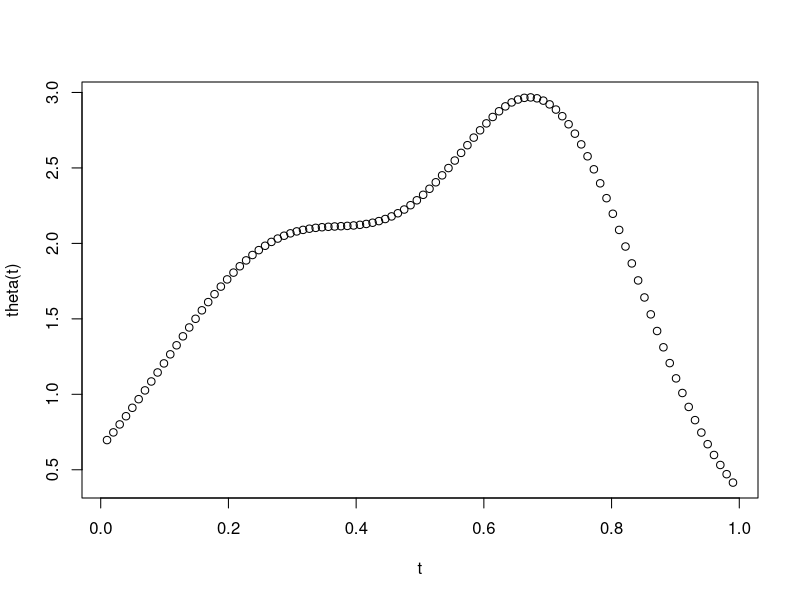
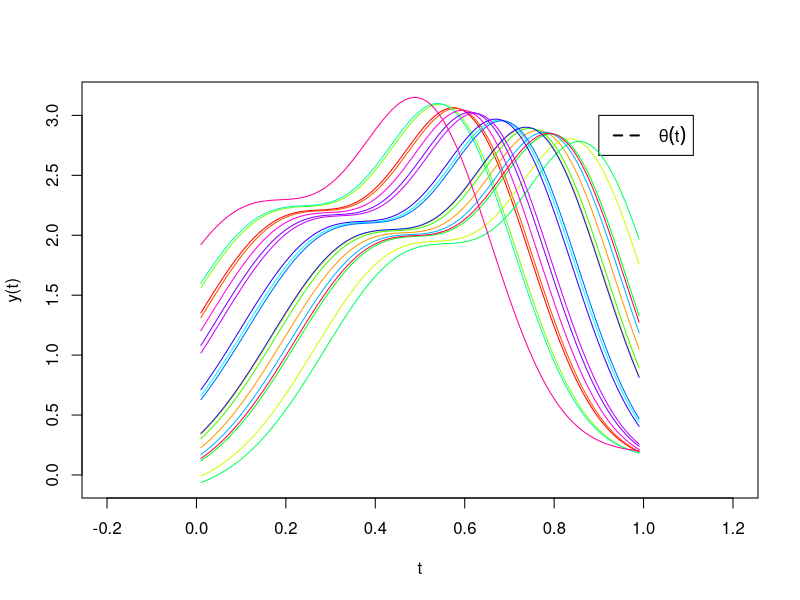
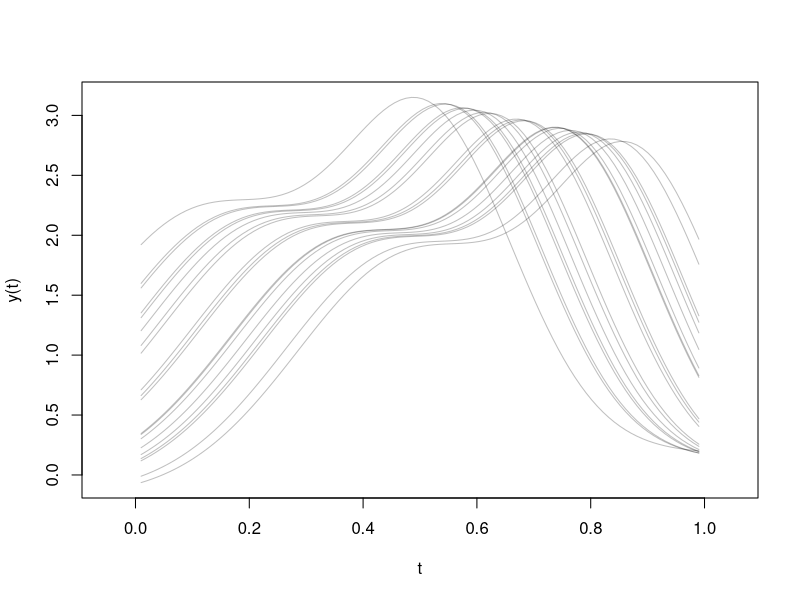

These figures' R source, in order: (Note: this script raises an error after producing the figures.)
# Number of curves
n <- 20
# number of observation points
m <- 100

# Argument values
t <- seq(0, 1, length = m+2)[2:(m+1)]

theta <- function(t) dnorm(t, mean = 0.3, sd = 0.2) + dnorm(t, mean = 0.7, sd = 0.15)

plot(t, theta(t))
w <- runif(n, min = -0.20, max = 0.20)
sigma <- 0.1
y <- lapply(w, function(w) {theta(t + w) + w})
t <- lapply(1:n, function(x) t)
plot(0, 0, xlim = c(-0.2, 1.2), ylim = range(y), type = "n",
     xlab = "t",
     ylab = "y(t)")
legend(0.9, 3, legend = expression(theta(t)), lty = 2, lwd = 2)
for (i in 1:n) lines(t[[i]], y[[i]], col = rainbow(n)[i])

y <- matrix(unlist(y), ncol = n, byrow=F)
plot(0, 0, xlim = c(-0.05, 1.05), ylim = range(y), type = "n",
     xlab = "t",
     ylab = "y(t)")
for (i in 1:n) lines(t[[i]], y[,i], col = rgb(0, 0, 0, 0.25))
lines(t, theta(t), lwd = 2, lty = 2)

t <- t[[1]]
landmark <- c()
for(i in 1:n) landmark <- c(landmark, t[which.max(y[,i])])
landmark_ref <- t[which.max(theta(t))]

abline(v=landmark)
abline(v=landmark_ref)


nbasis_test <- 4 + length(t) - 4
breaks <- seq(t[1],t[length(t)],length.out = 30)
rng_test <- range(t)
wbasis.growth <- create.bspline.basis(rangeval=rng_test,
                                      nbasis=32, norder=4,
                                      breaks=breaks)
test_fdpar <- fdPar(wbasis.growth)
y1_smooth <- smooth.basis(t, y[,], test_fdpar)
plot(test_smooth)
lines(t, eval.fd(t, mean.fd(test_smooth$fd)), lwd = 4)


wbasis <- create.bspline.basis(rangeval=c(t[1], t[length(t)]),
                               norder=4, breaks=seq(t[1], t[length(t)], len=11))
Wfd0   <- fd(matrix(0,wbasis$nbasis,1),wbasis)
WfdPar <- fdPar(Wfd0, 2, 1e-10)
test_reg_0 <- landmarkreg(test_smooth$fd, landmark, landmark_ref, WfdPar=WfdPar, monwrd = TRUE)

plot(test_reg_0$warpfd)
plot(test_reg_0$regfd)

lines(t, eval.fd(t,mean.fd(test_reg_0$regfd)), lwd = 4)
lines(t, eval.fd(t, mean.fd(test_smooth$fd)), lwd = 4, col = "red")
lines(t, theta(t), lwd = 2, lty = 2)

png("illustratePhaseVariation.png", width=22, height=11, units="cm", res=600)
par(mfrow=c(1, 2), mar=c(4,4,1,1) + 0.1, las = 1, oma = c(0,0,0,0) + 0.1)

#
n <- 100
w <- runif(n, min = 1.0, max = 2.0)
y2 <- matrix(0, ncol = n, nrow = length(t))
for(i in 1:n) y2[,i] <- exp(w[i] * t)
nbasis_test <- 4 + length(t) - 4
breaks <- seq(t[1],t[length(t)],length.out = 30)
rng_test <- range(t)
wbasis.growth <- create.bspline.basis(rangeval=rng_test,
                                      nbasis=32, norder=4,
                                      breaks=breaks)
test_fdpar <- fdPar(wbasis.growth)
y2_smooth <- smooth.basis(t, y2[,], test_fdpar)
plot(0, 0, xlim = c(-0.025, 1.025), ylim = range(y2), type = "n",
     yaxt = "n",
     xaxt = "n",
     xlab = "",
     ylab = "")
title(xlab = "t", ylab = "y(t)", mgp = c(1.25,1,0))
#legend(0.0, 7, legend = "Mean (Cross-Sectional)", lty = 2, lwd = 3,
#       bty = "n")
for(i in 1:n) lines(t, eval.fd(t, y2_smooth$fd)[,i], col = rgb(0, 0, 0, 0.15))
lines(t, eval.fd(t, mean.fd(y2_smooth$fd)), lty = 2, lwd = 3)

#
plot(0, 0, xlim = c(-0.025, 1.025), ylim = range(y), type = "n",
     yaxt = "n",
     xaxt = "n",
     xlab = "",
     ylab = "")
title(xlab = "t", ylab = "y(t)", mgp = c(1.25,1,0))
legend(0.1, 0.5, legend = c("Mean (Cross-Sectional)", "Mean (Structural)"), 
       lty = c(2,3), lwd = 3, bty = "n")
for(i in 1:20) lines(t, eval.fd(t, y1_smooth$fd)[,i], col = rgb(0, 0, 0, 0.15))
lines(t, eval.fd(t, mean.fd(y1_smooth$fd)), lwd = 3, lty = 2)
lines(t, eval.fd(t,mean.fd(test_reg_0$regfd)), lwd = 3, lty = 3)
dev.off()

plot(0, 0, xlim = c(-0.1, 1.1), ylim = range(y2), type = "n",
     xlab = "t",
     ylab = "y(t)")
